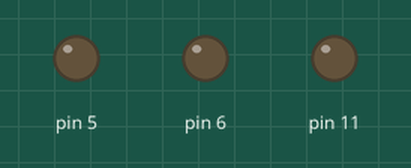
The sketch below on a simulated Arduino Uno, built with avr-gcc and run on an emulated ATmega328P. Shown: output pins drawn as LEDs (lit = HIGH).

Above: at 0.1 s.
At 2.1 s:
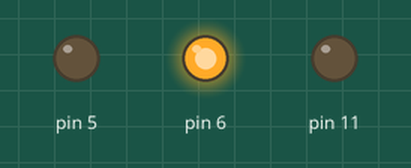
At 10.1 s:
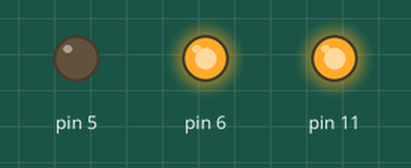
Timing chart, 0 to 11.6 s (numbered marks = the images above):
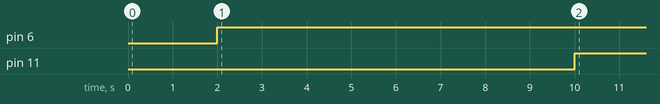

Measured:
- by itself, pin 6: LOW → HIGH at 2.0 s
- by itself, pin 11: LOW → HIGH at 10.0 s

The sketch:

sketch_jun20a.ino
```cpp
void setup() {
  // put your setup code here, to run once:
 pinMode(5, OUTPUT);
 pinMode(6, OUTPUT);
 pinMode(11, OUTPUT);
}
void loop() {
  // put your main code here, to run repeatedly:
 for(int i=0;i<2;i++)
 {
  for(int j=0; j<2;j++)

    {

    if(j==1)
    {
      digitalWrite(6,HIGH);

    }
    else if(j==0)
    {
       digitalWrite(10,HIGH);

    }
    delay(2000);
  }


   if(i==1)
  {
     digitalWrite(11,HIGH);

  }
  else if(i==0)
  {
     digitalWrite(1,HIGH);

  }
  delay(2000);

 }
}
```
